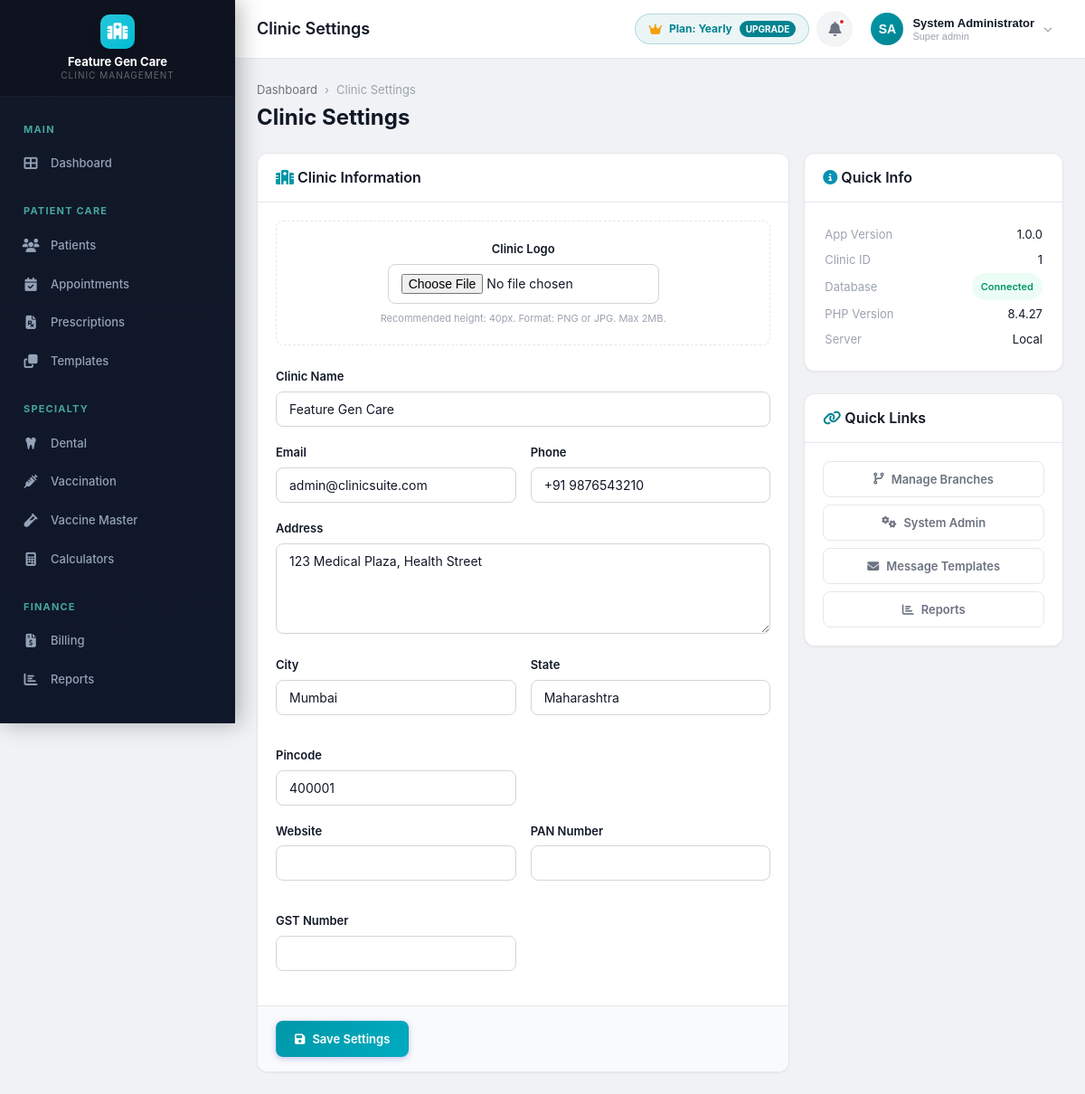
Page /modules/clinic/settings.php (signed in) on the committed database.
### tables this page shows
CREATE TABLE IF NOT EXISTS clinics (
    id INT AUTO_INCREMENT PRIMARY KEY,
    name VARCHAR(200) NOT NULL,
    tagline VARCHAR(300) DEFAULT NULL,
    logo VARCHAR(500) DEFAULT NULL,
    email VARCHAR(150) DEFAULT NULL,
    phone VARCHAR(20) DEFAULT NULL,
    alt_phone VARCHAR(20) DEFAULT NULL,
    website VARCHAR(200) DEFAULT NULL,
    address TEXT DEFAULT NULL,
    city VARCHAR(100) DEFAULT NULL,
    state VARCHAR(100) DEFAULT NULL,
    pincode VARCHAR(10) DEFAULT NULL,
    country VARCHAR(100) DEFAULT 'India',
    registration_no VARCHAR(100) DEFAULT NULL,
    gst_number VARCHAR(20) DEFAULT NULL,
    pan_number VARCHAR(20) DEFAULT NULL,
    primary_color VARCHAR(10) DEFAULT '#4F46E5',
    secondary_color VARCHAR(10) DEFAULT '#7C3AED',
    currency_symbol VARCHAR(5) DEFAULT '₹',
    date_format VARCHAR(20) DEFAULT 'd/m/Y',
    time_format VARCHAR(10) DEFAULT '12h',
    timezone VARCHAR(50) DEFAULT 'Asia/Kolkata',
    prescription_header TEXT DEFAULT NULL,
    prescription_footer TEXT DEFAULT NULL,
    invoice_header TEXT DEFAULT NULL,
    invoice_footer TEXT DEFAULT NULL,
    invoice_prefix VARCHAR(10) DEFAULT 'INV',
    invoice_start_no INT DEFAULT 1,
    patient_id_prefix VARCHAR(10) DEFAULT 'PT',
    patient_id_start_no INT DEFAULT 1000,
    is_active TINYINT(1) DEFAULT 1,
    created_at TIMESTAMP DEFAULT CURRENT_TIMESTAMP,
    updated_at TIMESTAMP DEFAULT CURRENT_TIMESTAMP ON UPDATE CURRENT_TIMESTAMP
);

CREATE TABLE IF NOT EXISTS tenants (
    id INT AUTO_INCREMENT PRIMARY KEY,
    clinic_name VARCHAR(200) NOT NULL,
    subdomain VARCHAR(100) NOT NULL UNIQUE,
    db_host VARCHAR(100) NOT NULL DEFAULT 'localhost',
    db_name VARCHAR(100) NOT NULL UNIQUE,
    db_user VARCHAR(100) NOT NULL,
    db_password VARCHAR(255) NOT NULL,
    status ENUM('active', 'suspended', 'pending') DEFAULT 'active',
    
     
    plan_type ENUM('trial', 'monthly', 'yearly', 'one_time', 'custom') DEFAULT 'trial',
    billing_cycle ENUM('trial', 'monthly', 'yearly', 'one_time') DEFAULT 'trial',
    max_doctors INT DEFAULT 2 COMMENT 'Doctor quota: 0 = unlimited',
    trial_ends_at DATETIME NULL,
    subscription_starts_at DATETIME NULL,
    subscription_ends_at DATETIME NULL COMMENT 'NULL indicates lifetime/perpetual license',
    is_lifetime TINYINT(1) DEFAULT 0,
    bonus_months INT DEFAULT 0 COMMENT 'Negotiated bonus months (e.g. +2 on yearly)',
    plan_amount DECIMAL(10,2) DEFAULT 0.00,
    currency VARCHAR(10) DEFAULT 'INR',
    subscription_status ENUM('trial', 'active', 'expired', 'grace_period', 'suspended') DEFAULT 'trial',
    
    created_at TIMESTAMP DEFAULT CURRENT_TIMESTAMP,
    updated_at TIMESTAMP DEFAULT CURRENT_TIMESTAMP ON UPDATE CURRENT_TIMESTAMP,
    INDEX idx_subdomain (subdomain),
    INDEX idx_status (status),
    INDEX idx_sub_status (subscription_status)
);

### modules/clinic/settings.php (the view, shortened to what the rows shown need)
<?php
require_once dirname(dirname(__DIR__)) . '/config/session.php';
$db = db();
$clinicId = getCurrentClinicId();
$clinic = $db->fetch("SELECT * FROM clinics WHERE id = ?", [$clinicId]);
$valName = isset($_POST['name']) ? sanitize($_POST['name']) : ($clinic['name'] ?? '');
$valEmail = isset($_POST['email']) ? sanitize($_POST['email']) : ($clinic['email'] ?? '');
$valPhone = isset($_POST['phone']) ? sanitize($_POST['phone']) : ($clinic['phone'] ?? '');
$valAddress = isset($_POST['address']) ? sanitize($_POST['address']) : ($clinic['address'] ?? '');
$valCity = isset($_POST['city']) ? sanitize($_POST['city']) : ($clinic['city'] ?? '');
$valState = isset($_POST['state']) ? sanitize($_POST['state']) : ($clinic['state'] ?? '');
$valPincode = isset($_POST['pincode']) ? sanitize($_POST['pincode']) : ($clinic['pincode'] ?? '');
$pageTitle = 'Clinic Settings';
require_once dirname(dirname(__DIR__)) . '/includes/header.php';
?>
<div class="content-header">
    <div>
        <h1>Clinic Settings</h1>
    </div>
</div>
<div class="grid-3 gap-24">
    <div style="grid-column: span 2;">
        <form method="POST" action="<?= BASE_URL ?>/modules/clinic/settings.php" enctype="multipart/form-data" class="card">
            <div class="card-body">
                <div class="form-group">
                    <label class="form-label">Clinic Name</label>
                    <input type="text" name="name" class="form-control" value="<?= sanitizeOutput($valName) ?>" required>
                </div>
                <div class="form-row">
                    <div class="form-group">
                        <label class="form-label">Email</label>
                        <input type="email" name="email" class="form-control" value="<?= sanitizeOutput($valEmail) ?>">
                    </div>
                    <div class="form-group">
                        <label class="form-label">Phone</label>
                        <input type="tel" name="phone" class="form-control" value="<?= sanitizeOutput($valPhone) ?>">
                    </div>
                </div>
                <div class="form-group">
                    <label class="form-label">Address</label>
                    <textarea name="address" class="form-control" rows="2"><?= sanitizeOutput($valAddress) ?></textarea>
                </div>
                <div class="form-row">
                    <div class="form-group">
                        <label class="form-label">City</label>
                        <input type="text" name="city" class="form-control" value="<?= sanitizeOutput($valCity) ?>">
                    </div>
                    <div class="form-group">
                        <label class="form-label">State</label>
                        <input type="text" name="state" class="form-control" value="<?= sanitizeOutput($valState) ?>">
                    </div>
                    <div class="form-group">
                        <label class="form-label">Pincode</label>
                        <input type="text" name="pincode" class="form-control" value="<?= sanitizeOutput($valPincode) ?>">
                    </div>
                </div>
            </div>
        </form>
    </div>
    <div>
        <div class="card mb-24">
            <div class="card-body">
                <table style="font-size: 13px; width: 100%; line-height: 2;">
                    <tr><td class="text-muted">Clinic ID</td><td style="text-align: right;"><?= $clinicId ?></td></tr>
                </table>
            </div>
        </div>
    </div>
</div>
<?php require_once INCLUDES_PATH . '/footer.php'; ?>

### includes/header.php (shortened to what the rows shown need)
<!DOCTYPE html>
<html lang="en">
<head>
    <link rel="stylesheet" href="<?= ASSETS_URL ?>/css/style.css?v=2.1">
    <link rel="stylesheet" href="https://cdnjs.cloudflare.com/ajax/libs/font-awesome/6.5.0/css/all.min.css">
</head>
<body>
<div class="app-wrapper">
    <?php include __DIR__ . '/sidebar.php'; ?>
    <div class="main-content">
        <header class="header">
            <div class="header-left">
                <?php if (isset($pageTitle)): ?>
                <h2 class="page-title"><?= $pageTitle ?></h2>
                <?php endif; ?>
            </div>
            <div class="header-right">
                <?php if (in_array(getCurrentUserRole(), [ROLE_SUPER_ADMIN, ROLE_ADMIN])): ?>
                <?php
                $hdrTenant = db()->tenantInfo ?? [];
                $hdrPlan = ucfirst(sanitizeOutput($hdrTenant['plan_type'] ?? 'Trial'));
                ?>
                <a href="<?= BASE_URL ?>/modules/subscription/paywall.php" class="header-plan-badge" style="display: flex; align-items: center; gap: 8px; padding: 6px 14px; border-radius: 20px; font-size: 12px; font-weight: 700; text-decoration: none; background: rgba(0, 131, 143, 0.08); color: #00838f; border: 1px solid rgba(0, 131, 143, 0.25); transition: all 0.2s;" title="View Plan & Upgrade Options">
                    <i class="fas fa-crown" style="color: #f59e0b; font-size: 13px;"></i>
                    <span>Plan: <?= $hdrPlan ?></span>
                    <span style="background: #00838f; color: white; padding: 1px 7px; border-radius: 10px; font-size: 10px; text-transform: uppercase;">Upgrade</span>
                </a>
                <?php endif; ?>
            </div>
        </header>
        <div class="content-area">

### includes/sidebar.php (shortened to what the rows shown need)
<?php
$db = db();
$clinicId = getCurrentClinicId();
$clinic = $db->fetch("SELECT name, logo FROM clinics WHERE id = ?", [$clinicId]);
$logoUrl = '';
$logoExists = false;
?>
<aside class="sidebar">
    <div class="sidebar-brand" style="flex-direction: column; align-items: center; gap: 6px; padding: 16px 12px;">
        <?php if ($logoExists && !empty($logoUrl)): ?>
            <img src="<?= $logoUrl ?>" alt="Clinic Logo" style="max-height: 48px; max-width: 140px; object-fit: contain;" onerror="this.style.display='none'; var fb=document.getElementById('sidebarFallbackLogo'); if(fb) fb.style.display='flex';">
            <div id="sidebarFallbackLogo" class="brand-logo" style="display: none;"><i class="fas fa-hospital"></i></div>
        <?php else: ?>
            <div class="brand-logo"><i class="fas fa-hospital"></i></div>
        <?php endif; ?>
        <div class="brand-text" style="text-align: center; font-size: 13px; line-height: 1.3; white-space: normal; word-break: break-word;">
            <?= sanitizeOutput($clinic['name'] ?? ($db->tenantInfo['clinic_name'] ?? APP_NAME)) ?>
            <small style="display: block; font-size: 10px; opacity: 0.7;">Clinic Management</small>
        </div>
    </div>
</aside>

### rows in the picture
clinics: name "Feature Gen Care", email "admin@clinicsuite.com", phone "+91 9876543210", address "123 Medical Plaza, Health Street", city "Mumbai", state "Maharashtra", pincode "400001", id "1"
tenants: plan_type "Yearly"

### other values in the picture
$pageTitle "Clinic Settings"
$currentUser['initials'] "SA"
sanitizeOutput($currentUser['name']) "System Administrator"
str_replace('_', ' ', $currentUser['role']) "Super admin"
APP_VERSION "1.0.0"
PHP_VERSION "8.4.27"
